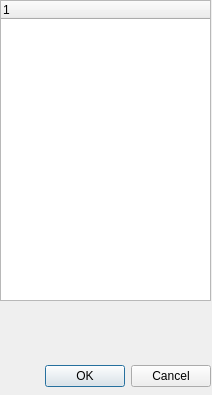
<?xml version="1.0" encoding="UTF-8"?>
<ui version="4.0">
 <class>Form</class>
 <widget class="QWidget" name="Form">
  <property name="geometry">
   <rect>
    <x>0</x>
    <y>0</y>
    <width>212</width>
    <height>395</height>
   </rect>
  </property>
  <property name="windowTitle">
   <string>Form</string>
  </property>
  <widget class="QTreeWidget" name="tree_view">
   <property name="geometry">
    <rect>
     <x>0</x>
     <y>0</y>
     <width>211</width>
     <height>301</height>
    </rect>
   </property>
   <column>
    <property name="text">
     <string notr="true">1</string>
    </property>
   </column>
  </widget>
  <widget class="QLabel" name="feedback">
   <property name="geometry">
    <rect>
     <x>10</x>
     <y>310</y>
     <width>191</width>
     <height>41</height>
    </rect>
   </property>
   <property name="text">
    <string/>
   </property>
  </widget>
  <widget class="QDialogButtonBox" name="buttonBox">
   <property name="geometry">
    <rect>
     <x>-130</x>
     <y>360</y>
     <width>341</width>
     <height>32</height>
    </rect>
   </property>
   <property name="orientation">
    <enum>Qt::Horizontal</enum>
   </property>
   <property name="standardButtons">
    <set>QDialogButtonBox::Cancel|QDialogButtonBox::Ok</set>
   </property>
  </widget>
 </widget>
 <resources/>
 <connections/>
</ui>
